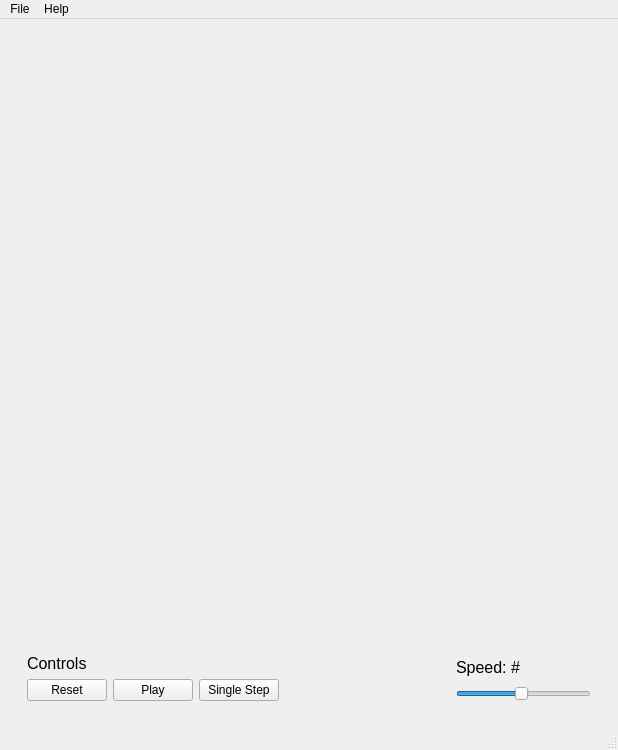
<?xml version="1.0" encoding="UTF-8"?>
<ui version="4.0">
 <class>GameOfLife</class>
 <widget class="QMainWindow" name="GameOfLife">
  <property name="geometry">
   <rect>
    <x>0</x>
    <y>0</y>
    <width>618</width>
    <height>750</height>
   </rect>
  </property>
  <property name="windowTitle">
   <string>Conoway's Game of Life</string>
  </property>
  <widget class="QWidget" name="centralwidget">
   <layout class="QVBoxLayout" name="verticalLayout">
    <item>
     <widget class="QFrame" name="frame">
      <property name="enabled">
       <bool>true</bool>
      </property>
      <property name="sizePolicy">
       <sizepolicy hsizetype="Preferred" vsizetype="Preferred">
        <horstretch>0</horstretch>
        <verstretch>8</verstretch>
       </sizepolicy>
      </property>
      <layout class="QGridLayout" name="boardLayout"/>
     </widget>
    </item>
    <item>
     <widget class="QWidget" name="buttonWidget" native="true">
      <property name="sizePolicy">
       <sizepolicy hsizetype="Preferred" vsizetype="Preferred">
        <horstretch>0</horstretch>
        <verstretch>1</verstretch>
       </sizepolicy>
      </property>
      <layout class="QGridLayout" name="gridLayout">
       <item row="0" column="0">
        <widget class="QWidget" name="widget" native="true">
         <layout class="QGridLayout" name="gridLayout_2">
          <item row="0" column="0">
           <widget class="QLabel" name="label">
            <property name="font">
             <font>
              <pointsize>12</pointsize>
             </font>
            </property>
            <property name="text">
             <string>Controls</string>
            </property>
           </widget>
          </item>
          <item row="1" column="0">
           <widget class="QPushButton" name="reset">
            <property name="text">
             <string>Reset</string>
            </property>
           </widget>
          </item>
          <item row="1" column="1">
           <widget class="QPushButton" name="play">
            <property name="text">
             <string>Play</string>
            </property>
           </widget>
          </item>
          <item row="1" column="2">
           <widget class="QPushButton" name="singleStep">
            <property name="text">
             <string>Single Step</string>
            </property>
           </widget>
          </item>
         </layout>
        </widget>
       </item>
       <item row="0" column="2">
        <widget class="QWidget" name="widget_2" native="true">
         <property name="sizePolicy">
          <sizepolicy hsizetype="Preferred" vsizetype="Preferred">
           <horstretch>0</horstretch>
           <verstretch>0</verstretch>
          </sizepolicy>
         </property>
         <layout class="QVBoxLayout" name="verticalLayout_2">
          <item>
           <widget class="QLabel" name="speedLabel">
            <property name="font">
             <font>
              <pointsize>12</pointsize>
             </font>
            </property>
            <property name="text">
             <string>Speed: #</string>
            </property>
           </widget>
          </item>
          <item>
           <widget class="QSlider" name="sliderSpeed">
            <property name="minimum">
             <number>1</number>
            </property>
            <property name="maximum">
             <number>30</number>
            </property>
            <property name="pageStep">
             <number>1</number>
            </property>
            <property name="sliderPosition">
             <number>15</number>
            </property>
            <property name="orientation">
             <enum>Qt::Horizontal</enum>
            </property>
           </widget>
          </item>
         </layout>
        </widget>
       </item>
       <item row="0" column="1">
        <spacer name="horizontalSpacer">
         <property name="orientation">
          <enum>Qt::Horizontal</enum>
         </property>
         <property name="sizeHint" stdset="0">
          <size>
           <width>30</width>
           <height>20</height>
          </size>
         </property>
        </spacer>
       </item>
      </layout>
     </widget>
    </item>
   </layout>
  </widget>
  <widget class="QMenuBar" name="menubar">
   <property name="geometry">
    <rect>
     <x>0</x>
     <y>0</y>
     <width>618</width>
     <height>20</height>
    </rect>
   </property>
   <widget class="QMenu" name="menuFile">
    <property name="title">
     <string>File</string>
    </property>
    <addaction name="actionLoad"/>
    <addaction name="actionSave"/>
    <addaction name="separator"/>
    <addaction name="actionQuit"/>
   </widget>
   <widget class="QMenu" name="menuHelp">
    <property name="title">
     <string>Help</string>
    </property>
    <addaction name="actionRules"/>
    <addaction name="actionAbout"/>
   </widget>
   <addaction name="menuFile"/>
   <addaction name="menuHelp"/>
  </widget>
  <widget class="QStatusBar" name="statusbar"/>
  <action name="actionLoad">
   <property name="text">
    <string>Load</string>
   </property>
  </action>
  <action name="actionSave">
   <property name="text">
    <string>Save</string>
   </property>
  </action>
  <action name="actionQuit">
   <property name="text">
    <string>Quit</string>
   </property>
  </action>
  <action name="actionRules">
   <property name="text">
    <string>Rules</string>
   </property>
  </action>
  <action name="actionAbout">
   <property name="text">
    <string>About</string>
   </property>
  </action>
 </widget>
 <resources/>
 <connections/>
</ui>
